Frame 1 (no input): blank canvas, image omitted
Frame 60 (no input): blank canvas, image omitted
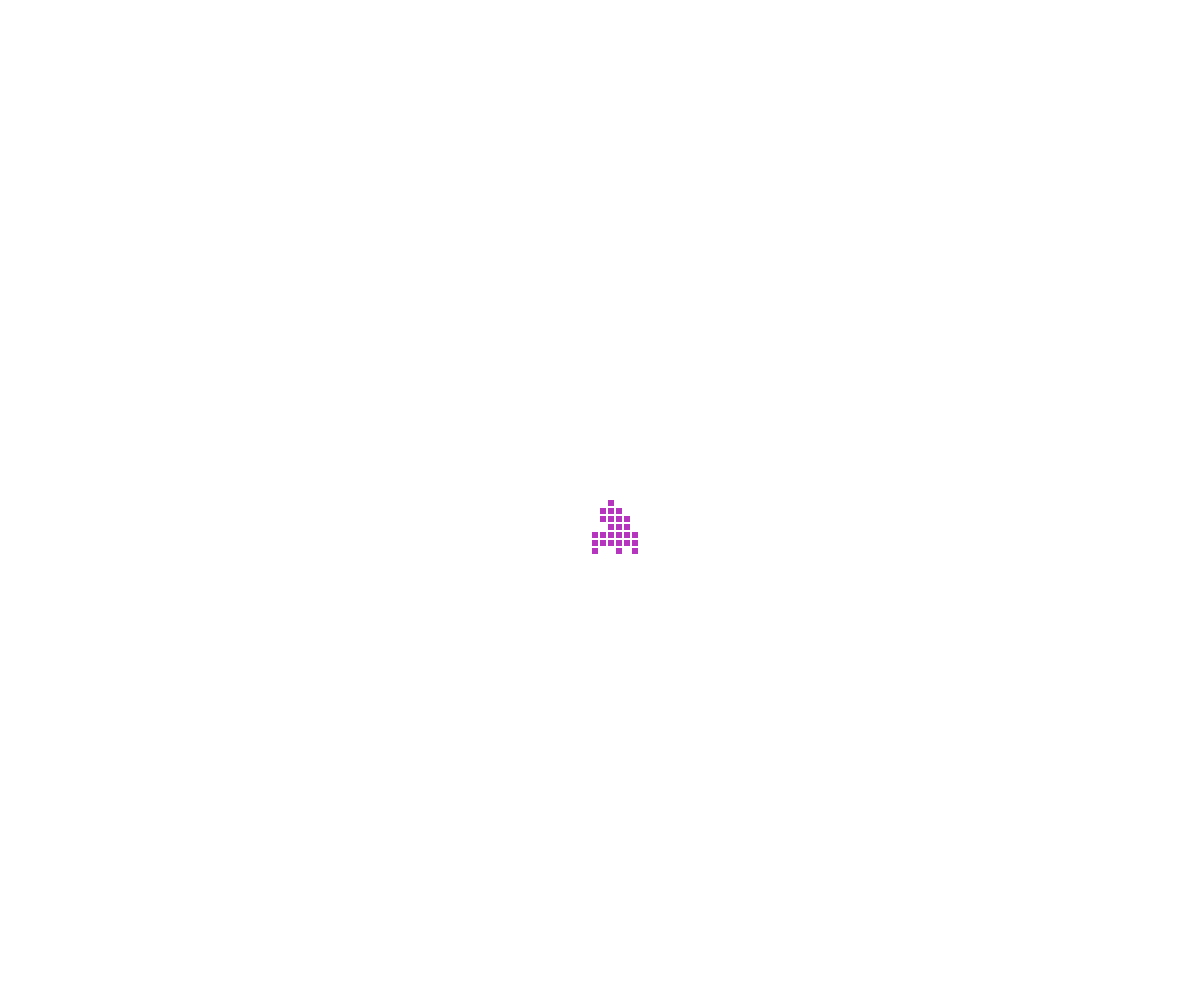
Frame 120 (the mouse pressed at the canvas centre since frame 60)

The p5.js sketch whose frames 1 and 60 were blank and that drew this single picture after the mouse press (run headless with seeded random() and noise() and a simulated clock; from frame 60 on, the mouse is pressed at the canvas centre):

// p5.js sketch
// ── sketch.js
// Walker oop demo array

class Walker {
  constructor(x,y,theColor) {
    this.x=x;
    this.y=y;
    this.speed=8;
    this.radius=3;
    this.color=theColor;
  }

  display() {
    fill(this.color);
    square(this.x,this.y,this.radius*2);
  }

  move() {
    let choice = random(0,100);
    if (choice<25) {
      this.y-=this.speed;
    }
    else if (choice<50) {
      this.y+=this.speed;
    }
    else if (choice<75) {
      this.x-=this.speed;
    }
    else {
      this.x+=this.speed;
    }
  }
}

let walkerArray = [];

function setup() {
  noStroke();
  createCanvas(windowWidth, windowHeight);
}

function draw() {
  for (let theWalker of walkerArray) {
    theWalker.move();
    theWalker.display();
  }
}

function mousePressed() {
  let randomColor = color(random(255),random(255),random(255));
  let someWalker = new Walker(mouseX,mouseY,randomColor);
  walkerArray.push(someWalker);
}
